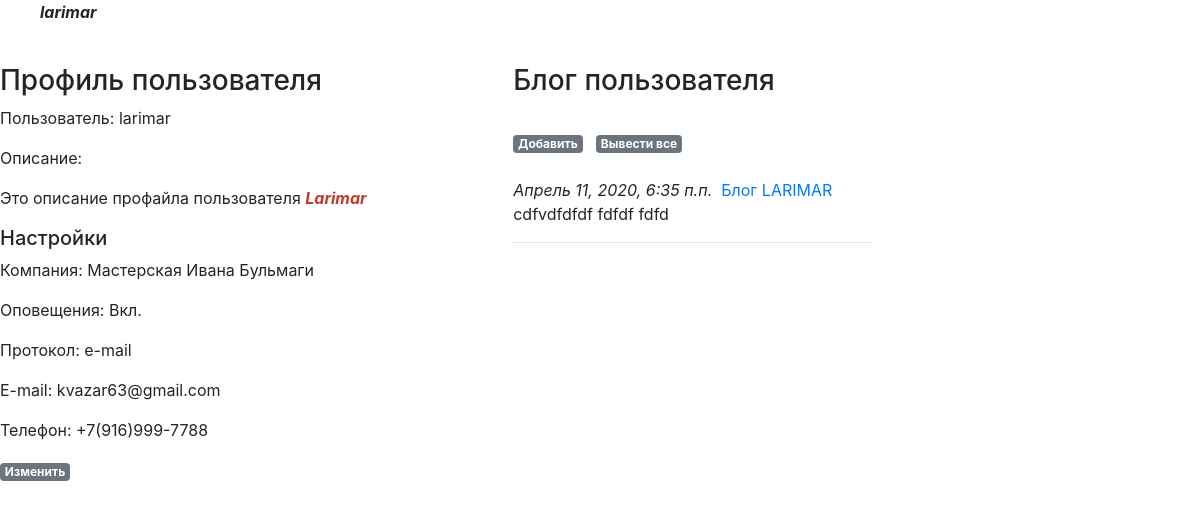
The page /accounts/profile0/ (signed in) on the database as committed earlier.
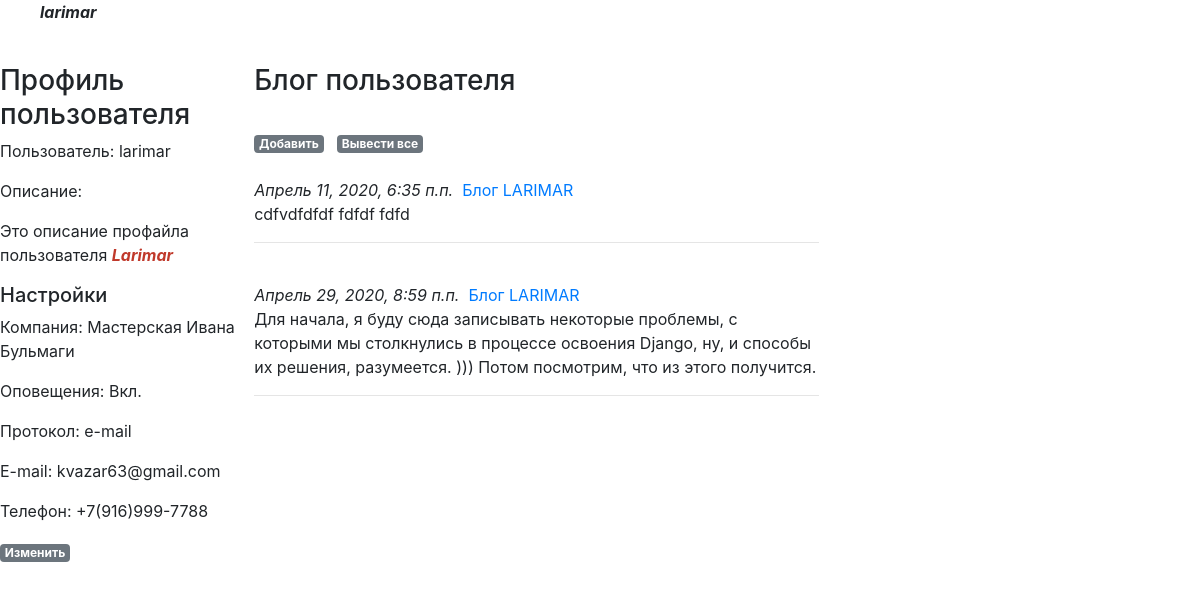
The same page on the database as committed later.
### companies/models.py (models this page shows, shortened)
class Content(models.Model):
    name = models.CharField("Заголовок", max_length=1024)
    announcement = models.TextField("Анонс", max_length=10240, blank=True, null=True)
    description = RichTextUploadingField("Текст", blank=True, null=True)
    datebegin = models.DateTimeField("Начало")
    dateend = models.DateTimeField("Окончание")
    is_ontop = models.BooleanField("Всегда наверху", default=False)
    type = models.ForeignKey('Dict_ContentType', limit_choices_to={'is_active':True}, on_delete=models.CASCADE, related_name='content_type', verbose_name="Тип")
    company = models.ManyToManyField('Company', related_name='content_companies', verbose_name="Организации")
    datecreate = models.DateTimeField("Создан", auto_now_add=True)
    author = models.ForeignKey('auth.User', on_delete=models.CASCADE, verbose_name="Автор")
    is_public = models.BooleanField("Только для внешнего сайта", default=False)
    is_forprofile = models.BooleanField("Только для профиля", default=False)
    is_private = models.BooleanField("Приватно", default=False)
    is_active = models.BooleanField("Активность", default=True)
    class Meta:
        ordering = ('-is_ontop','-id')
        verbose_name = 'Контент'
        verbose_name_plural = 'Контент'

### accounts/views.py (the view)
# urls.py: path('profile0/', views.UserProfileDetail, name='userprofile_detail0'),
def UserProfileDetail(request, userid=0, param=''):
    companies_id = request.session['_auth_user_companies_id']
    if userid == 0:
       userid = request.user.id
       if param == 'all':
          content_list = Content.objects.filter(author_id=userid, is_forprofile=True).annotate(cnt=Count('id'))
       else:
          content_list = Content.objects.filter(author_id=userid, is_active=True, datebegin__lte=datetime.now(), dateend__gte=datetime.now(), is_forprofile=True).annotate(cnt=Count('id'))
    else:
       content_list = Content.objects.filter(author_id=userid, is_active=True, datebegin__lte=datetime.now(), dateend__gte=datetime.now(), is_forprofile=True, is_private=False).annotate(cnt=Count('id'))
    user_profile = UserProfile.objects.get(user=userid, is_active=True) #.company_id
    button_userprofile_update = 'Изменить'
    prompt_is_notify = 'Вкл.'
    if user_profile.is_notify == False:
       prompt_is_notify = 'Выкл.'
    return render(request, 'userprofile_detail.html', {
                                                       'user_profile': user_profile,
                                                       'button_userprofile_update': button_userprofile_update,
                                                       'content_list': content_list,
                                                       'user_companies': companies_id,
                                                       'prompt_is_notify': prompt_is_notify
                                                       })

### templates/userprofile_detail.html (shortened to what this page needs)
{% extends 'base.html' %}
{% block profile %}
<div class="d-table">
   <div class="d-tr">
      <div class="d-td-text">
         <h3>Профиль пользователя</h3>
         <p>Пользователь: {{ user_profile.user.username }}</p>
         <p>Описание: {% autoescape off %}{{ user_profile.description }}{% endautoescape %}</p>
         {% if user_profile.user.id == user.id %}
            <h5>Настройки</h5>
            <p>Компания: {{ user_profile.company.name }}</p>
            <p>Оповещения: {{ prompt_is_notify }} </p>
            <p>Протокол: {{ user_profile.protocoltype.name }}</p>
            <p>E-mail: {{ user_profile.email }}</p>
            <p>Телефон: {{ user_profile.phone }}</p>
            <div class="comment-entry">
               <a href="{% url 'my_account:userprofile_update' user_profile.pk %}" class="top-menu"><span
                     class="badge badge-secondary">{{ button_userprofile_update }}</span></a>
            </div>
         {% endif %}
      </div>
      <div class="d-td-text">
         <h3>Блог пользователя</h3>
            {% if user_profile.user.id == user.id %}
               <br />
               <div style="float: left;" class="content-entry"><a href="{% url 'my_company:content_create' %}"
                    class="top-menu"><span class="badge badge-secondary">Добавить</span></a>
               </div>
               <div style="float: left;" class="content-entry">&nbsp;&nbsp;&nbsp;</div>
               <div style="float: left;" class="content-entry"><a href="{% url 'my_account:userprofile_detail' 0 'all' %}"
                  class="top-menu"><span class="badge badge-secondary">Вывести все</span></a>
               </div>
               <br /><br />
            {% endif %}
            <div class="d-table">
               {% for content in content_list %}
                  <div class="d-tr">
                     <div class="d-td-text">
                        <em>{{ content.datecreate }}</em>&nbsp;
                        <a href="{% url 'my_company:content_detail' content.pk %}">{{ content.name }}</a>
                        <br />
                        {% if content.announcement %}
                           {{ content.announcement }}
                        {% else %}
                           {% autoescape off %}{{ content.description }}{% endautoescape %}
                        {% endif %}
                     </div>
                  </div>
                  <hr>
                  <br />
               {% endfor %}
            </div>
      </div>
   </div>
</div>
{% endblock profile %}

Rows that differ between the two databases and show on the page:
added Content: datecreate "Апрель 29, 2020, 8:59 п.п.", name "Блог LARIMAR", announcement "Для начала, я буду сюда записывать некоторые проблемы, с которыми мы столкнулись в процессе освоения Django, ну, и способы их решения, разумеется. ))) Потом посмотрим, что из этого получится."
